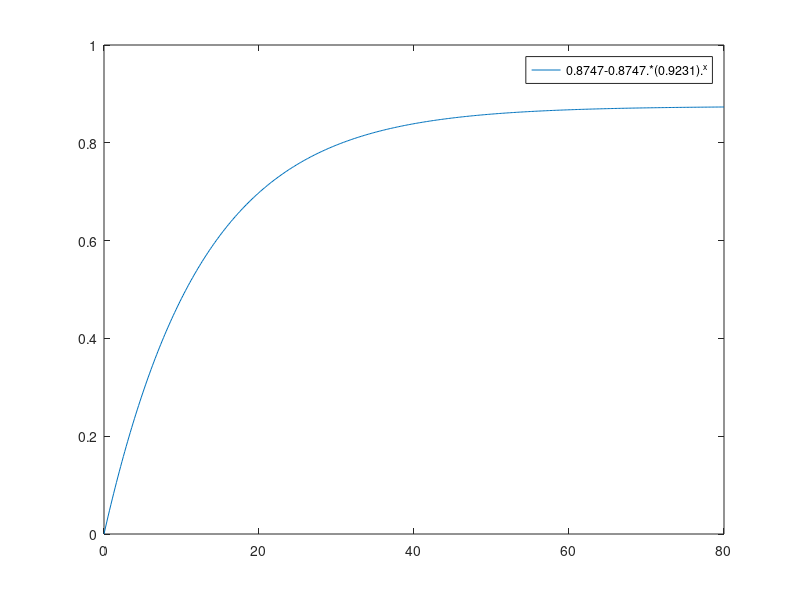
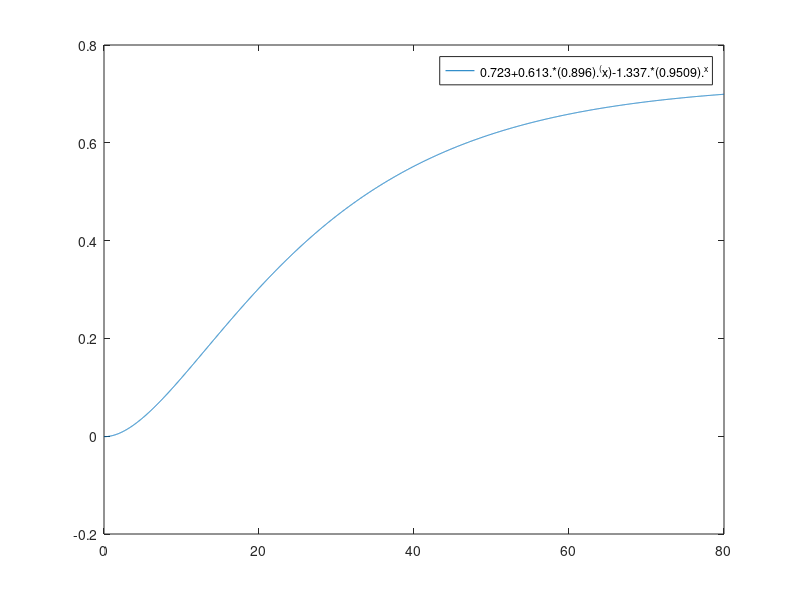
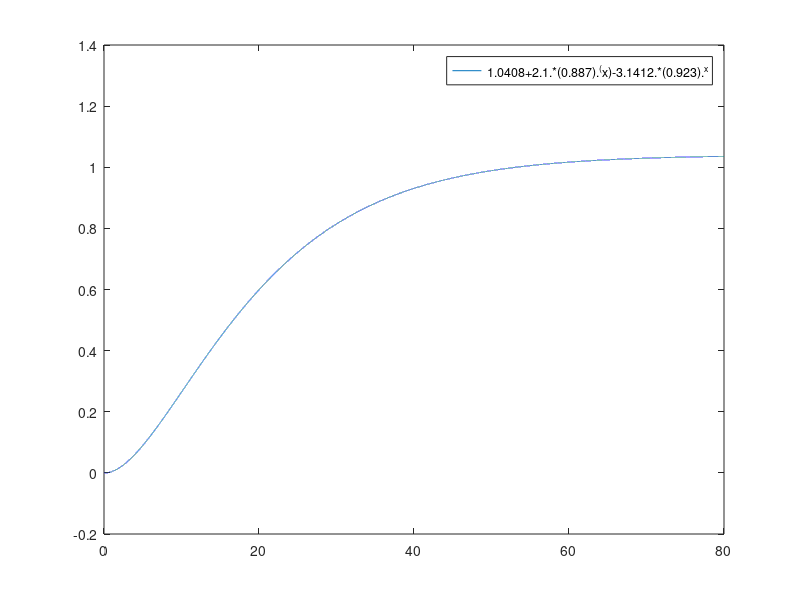
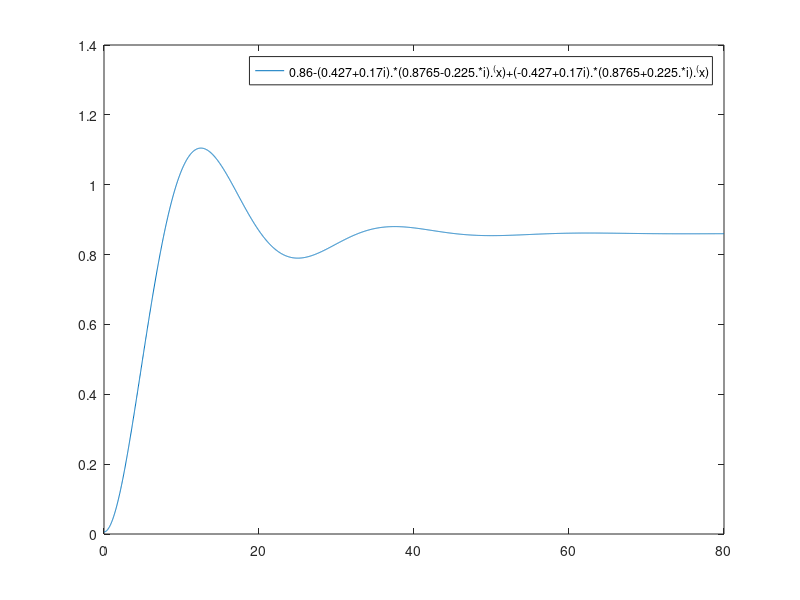

Reproduce these figures in MATLAB, in order.
%Punto5
clear 
close all
clc
fplot('0.8747-0.8747*(0.9231)^x',[0 80])
figure
fplot('0.723+0.613*(0.896)^(x)-1.337*(0.9509)^x',[0 80])
figure
fplot('1.0408+2.1*(0.887)^(x)-3.1412*(0.923)^x',[0 80])
figure
fplot('0.86-(0.427+0.17i)*(0.8765-0.225*i)^(x)+(-0.427+0.17i)*(0.8765+0.225*i)^(x)',[0 80])